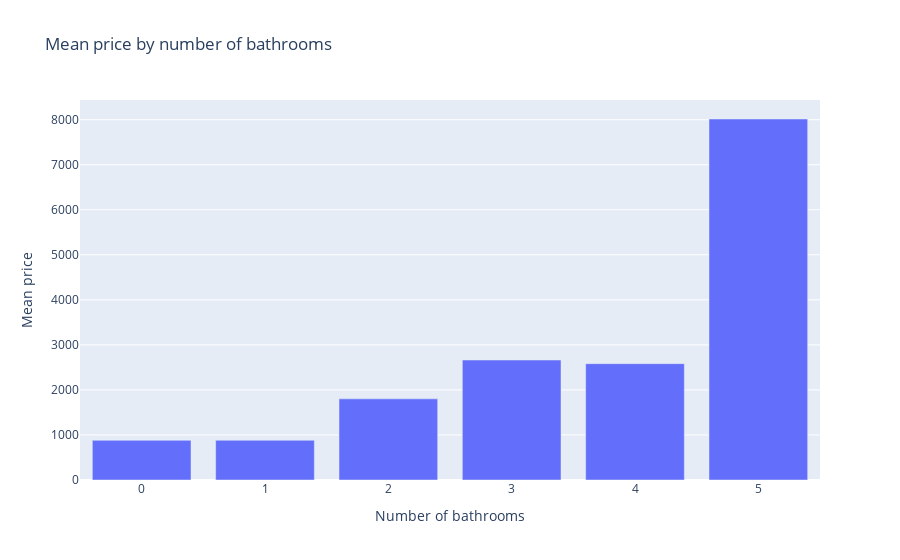

The notebook cell saved with this chart:
### Code cell
bathrooms_price = pd.DataFrame(df.groupby('bathrooms')['price'].mean()).reset_index()
fig = px.bar(bathrooms_price, x="bathrooms", y="price", title="Mean price by number of bathrooms",
             labels={"price": "Mean price",
                     "bathrooms": "Number of bathrooms"})
fig.show()

### Figure 1 — Plotly figure (JSON) as saved in the notebook; plotly's stock layout.template omitted (floating-point values rounded to 4 significant figures)
{"data": [{"alignmentgroup": "True", "hovertemplate": "Number of bathrooms=%{x}<br>Mean price=%{y}<extra></extra>", "legendgroup": "", "marker": {"color": "#636efa"}, "name": "", "offsetgroup": "", "orientation": "v", "showlegend": false, "textposition": "auto", "type": "bar", "x": [0, 1, 2, 3, 4, 5], "xaxis": "x", "y": [880.9, 881.9, 1802.0, 2664.0, 2583.0, 8015.0], "yaxis": "y"}], "layout": {"barmode": "relative", "legend": {"tracegroupgap": 0}, "title": {"text": "Mean price by number of bathrooms"}, "xaxis": {"anchor": "y", "domain": [0, 1], "title": {"text": "Number of bathrooms"}}, "yaxis": {"anchor": "x", "domain": [0, 1], "title": {"text": "Mean price"}}}}
